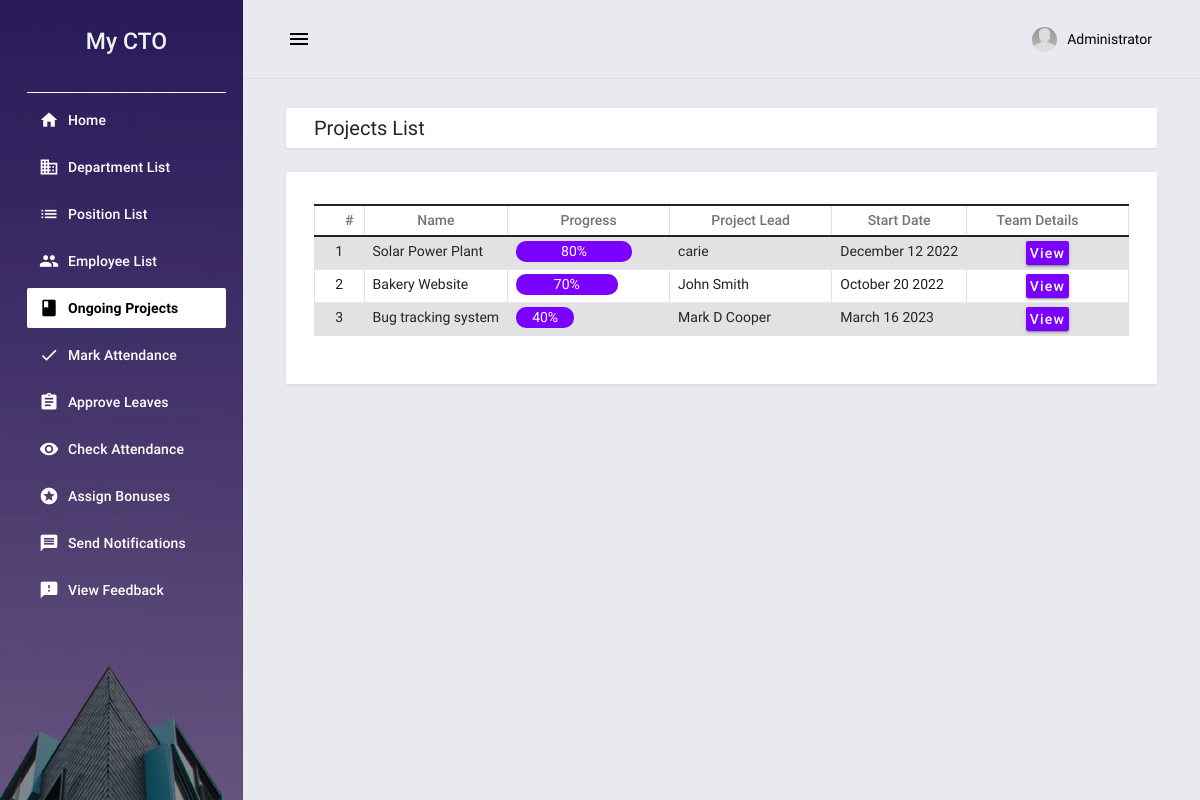
/projects (signed in), run on the app's committed database.
### employee_information/models.py (models this page shows, shortened)
class Project(models.Model):
    name=models.CharField(max_length=100)
    description=models.TextField()
    completion=models.IntegerField()
    project_lead=models.CharField(max_length=100)
    start_date=models.DateTimeField(default=timezone.now)
    date_added = models.DateTimeField(default=timezone.now)
    date_updated = models.DateTimeField(auto_now=True)
    files=models.FileField(null=True,blank=True,upload_to='media')
    def datestarted(self):
        return self.start_date.strftime('%B %d %Y')

### employee_information/views.py (the view)
# urls.py: path('projects',views.projects,name="project-page"),
@login_required
def projects(request):
    project_list = Project.objects.all()
    leads=Employees.objects.filter(lead=True)
    print(leads)
    context = {
        'page_title':'On-going Projects',
        'projects':project_list,
        'leads':leads,
    }
    return render(request, 'employee_information/projects.html',context)

### employee_information/models.py (called while the page is built)
    def __str__(self):
        return self.firstname + ' ' +self.middlename + ' '+self.lastname + ' '

### employee_information/templates/employee_information/projects.html (shortened to what this page needs)
{% extends "employee_information/base.html" %} {% block pageContent %}
<div class="mdc-layout-grid__cell stretch-card mdc-layout-grid__cell--span-12">
    <div class="mdc-card py-2">
        <div class="d-flex justify-content-between align-items-center">
            <h4 class="card-title mb-0">Projects List</h4>
        </div>
    </div>
</div>
<div class="mdc-layout-grid__cell stretch-card mdc-layout-grid__cell--span-12">
    <div class="mdc-card">
        <div class="table-responsive">
            <table class="table table-striped table-bordered">
                <colgroup>
                    <col width="5%">
                    <col width="15%">
                    <col width="20%">
                    <col width="20%">
                    <col width="15%">
                    <col width="20%">
                </colgroup>
                <thead>
                    <tr>
                        <th class="text-center py-1">#</th>
                        <th class="text-center py-1">Name</th>
                        <th class="text-center py-1">Progress</th>
                        <th class="text-center py-1">Project Lead</th>
                        <th class="text-center py-1">Start Date</th>
                        <th class="text-center py-1">Team Details</th>
                    </tr>
                </thead>
                <tbody>
                    {% for project in projects %}
                    <tr>
                        <td class="px-2 py-1 text-center">{{ project.id }}</td>
                        <td class="px-2 py-1 text-start">{{ project.name }}</td>
                        <td class="px-2 py-1 text-start" > <div class="progress-bar" role="progressbar" aria-valuenow="70" aria-valuemin="0" aria-valuemax="100"  style="background-color:#7a00ff;border-radius:10px;width:{{project.completion}}%" >
                            {{project.completion}}%
                          </div></td>
                        <td class="px-2 py-1 text-start">{{ project.project_lead }}</td>
                        <td class="px-2 py-1 text-start">{{ project.datestarted }}</td>
                        <td class="px-2 py-1 text-center">
                            <button class="mdc-button mdc-button--raised p-1 icon-button mdc-ripple-upgraded view-data" type="button" data-id="{{ project.pk }}" title="View Details">
                                View
                            </button>
                        </td>
                    </tr>
                    {% endfor %}
                </tbody>
            </table>
        </div>
    </div>
</div>
{% endblock pageContent %}

### employee_information/templates/employee_information/topNavigation.html (shortened to what this page needs)
{% load static %}
<header class="mdc-top-app-bar border-bottom shadow">
    <div class="mdc-top-app-bar__row">
        <div class="mdc-top-app-bar__section mdc-top-app-bar__section--align-start">
            <button class="material-icons mdc-top-app-bar__navigation-icon mdc-icon-button sidebar-toggler">menu</button>
        </div>
        <div class="mdc-top-app-bar__section mdc-top-app-bar__section--align-end mdc-top-app-bar__section-right">
            <div class="menu-button-container menu-profile d-none d-md-block">
                <button class="mdc-button mdc-menu-button">
                    <span class="d-flex align-items-center">
                    <span class="figure">
                        <img src="{% static 'employee_information/assets/material-admin/images/faces/ava.jpg' %}" alt="user" class="user">
                    </span>
                    <span class="user-name">{{ user.first_name }}</span>
                    </span>
                </button>
            </div>
        </div>
    </div>
</header>

### static/employee_information/assets/default/css/style.css (style rules this page uses)
html, body { height: 100%; width: 100%; }

### data on the page
Project: id "1", name "Solar Power Plant", completion "80", project_lead "carie", datestarted "December 12 2022"
Project: id "2", name "Bakery Website", completion "70", project_lead "John Smith", datestarted "October 20 2022"
Project: id "3", name "Bug tracking system", completion "40", project_lead "Mark D Cooper", datestarted "March 16 2023"

### other printed values
{{ user.first_name }} "Administrator"
